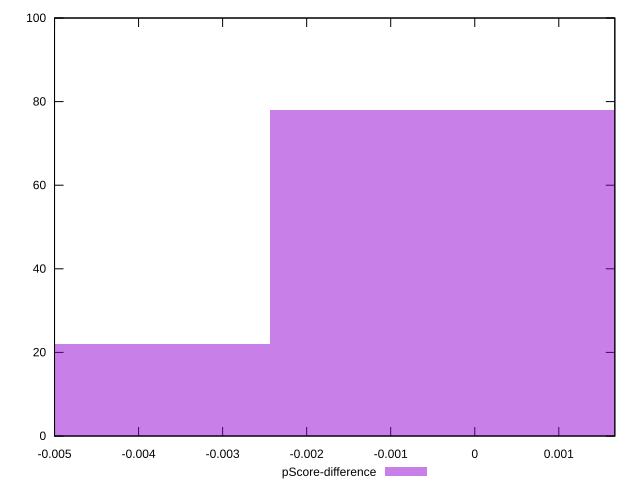

Generate this figure with gnuplot:
reset

$pScoreDifference <<EOF
0 78
-0.004863712323735907 22
EOF

set key outside below
set boxwidth 0.004863712323735907
set xrange [-0.0050000000000000044:0.0016666666666665941]
set yrange [0:100]
set trange [0:100]
set style fill transparent solid 0.5 noborder
set terminal svg size 640, 490 enhanced background rgb 'white'
set output "reports/report_00027_2021-02-24T12-40-31.850Z/legacy-javascript/samples/astro/pScore-difference/histogram.svg"

plot $pScoreDifference title "pScore-difference" with boxes

reset
